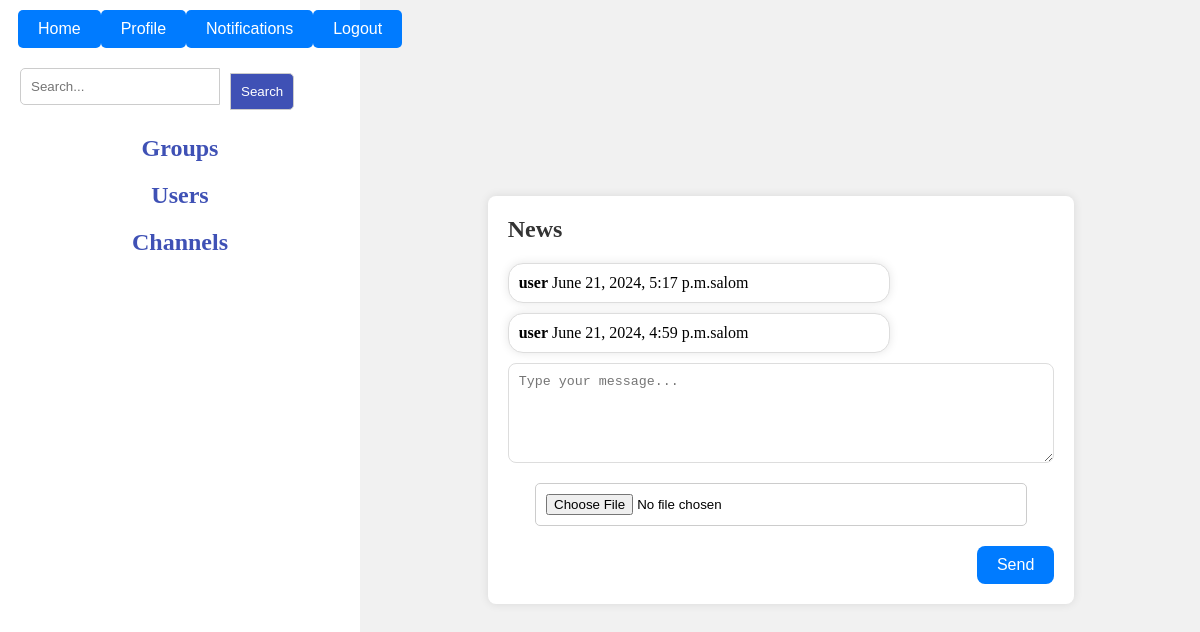
Page /messages/channel/2/ (signed in) on the committed database.
### messanger/models.py (models this page shows, shortened)
class Channel(models.Model):
    name = models.CharField(max_length=100)
    description = models.TextField()
    created_at = models.DateTimeField(auto_now_add=True)
    owner = models.ForeignKey(settings.AUTH_USER_MODEL, on_delete=models.CASCADE)
    class Meta:
        db_table = 'channel'

class Message(models.Model):
    sender = models.ForeignKey(settings.AUTH_USER_MODEL, on_delete=models.CASCADE)
    content = models.TextField()
    attachment = models.FileField(upload_to='attachments/', blank=True, null=True)
    created_at = models.DateTimeField(auto_now_add=True)
    channel = models.ForeignKey(Channel, null=True, blank=True, on_delete=models.CASCADE)
    group = models.ForeignKey(Group, null=True, blank=True, on_delete=models.CASCADE)
    class Meta:
        db_table = 'message'

### users/models.py (models this page shows, shortened)
class CustomUser(AbstractUser):
    image=models.ImageField(upload_to='users_images/',blank=True,null=True,default='default_img/user_img.png')
    class Meta:
        db_table = 'customuser'

### messanger/views.py (the view)
# urls.py: path('messages/channel/<int:channel_id>/', channel_messages, name='channel_messages'),
@login_required
def channel_messages(request, channel_id):
    channel = get_object_or_404(Channel, id=channel_id)
    messages = Message.objects.filter(channel=channel).order_by('-created_at')
    is_member = UserChannel.objects.filter(user=request.user, channel=channel).exists()
    return render(request, 'messanger/channel_messages.html', {
        'channel': channel,
        'messages': messages,
        'is_member': is_member
    })

### templates/messanger/channel_messages.html (shortened to what this page needs)
{% extends 'base.html' %}
{% block content %}
<div class="channel-messages">
    <h1>{{ channel.name }}</h1>
    <div class="message-list">
        {% for message in messages %}
            <div class="message">
                <p><strong>{{ message.sender.username }}</strong> <span>{{ message.created_at }}</span></p>
                <p>{{ message.content }}</p>
            </div>
        {% endfor %}
    </div>
    {% if is_member %}
    <form method="post" action="{% url 'messanger:send_message' channel.id %}" enctype="multipart/form-data" class="channel_form">
        <textarea name="content" placeholder="Type your message..."></textarea>
        <input type="file" name="attachment">
        <button type="submit">Send</button>
    </form>
    {% else %}
    <p>You must be a member of this channel to send messages.</p>
    {% endif %}
</div>
{% endblock %}

### templates/base.html (style rules this page uses)
* { margin: 0; padding: 0; box-sizing: border-box; list-style: none; text-decoration: none; }
body { background-color: #f1f1f1; display: flex; }
.channel-messages { width: 70%; margin: 50px auto; background-color: #ffffff; padding: 20px; border-radius: 8px; box-shadow: 0 0 10px rgba(0, 0, 0, 0.1); }
.channel-messages h1 { font-size: 24px; margin-bottom: 20px; color: #333; }
.channel_form { display: flex; flex-direction: column; }
.channel_form textarea { width: 100%; height: 100px; padding: 10px; margin-bottom: 10px; border-radius: 8px; border: 1px solid #ddd; resize: vertical; }
.channel_form button { align-self: flex-end; padding: 10px 20px; background-color: #007bff; border: none; border-radius: 8px; color: #fff; font-size: 16px; cursor: pointer; transition: background-color 0.3s; }
.message { display: flex; margin: 10px 0; padding: 10px; border-radius: 15px; max-width: 70%; word-wrap: break-word; position: relative; box-shadow: 0 0 10px rgba(0, 0, 0, 0.1); background-color: #ffffff; border: 1px solid #ddd; }
form { display: flex; gap: 10px; align-items: center; width: 100%; }
form input, form textarea { width: 90%; max-width: 860px; padding: 10px; margin-bottom: 10px; border: 1px solid #ccc; border-radius: 5px; box-sizing: border-box; }
form button { padding: 5px; background-color: #6e87f8; color: white; border: none; border-radius: 5px; cursor: pointer; transition: background-color 0.3s ease; }

### rows in the picture
Channel: name "News"
Message: sender.username "user", created_at "June 21, 2024, 5:17 p.m.", content "salom"
Message: sender.username "user", created_at "June 21, 2024, 4:59 p.m.", content "salom"
